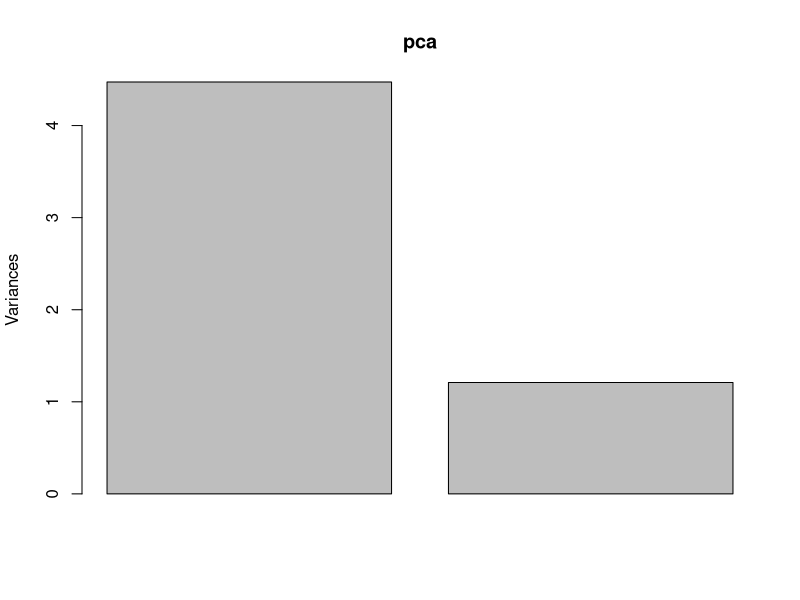
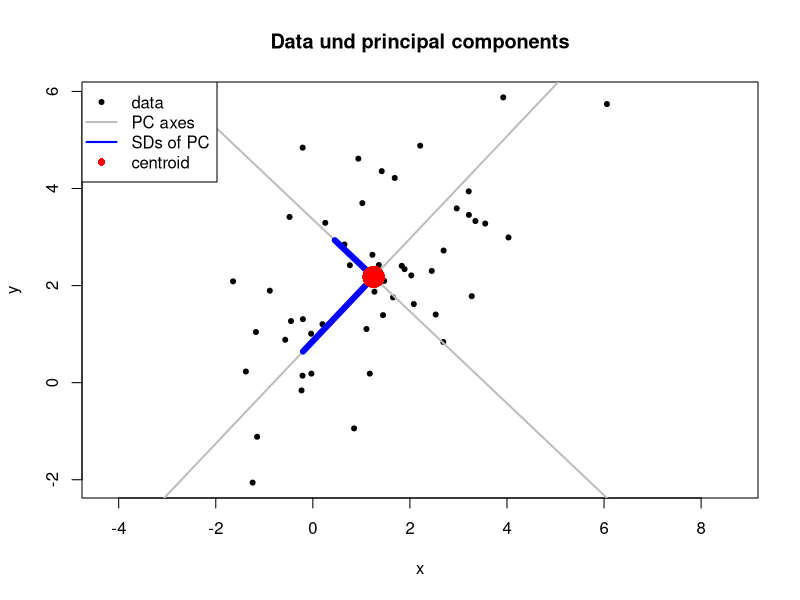
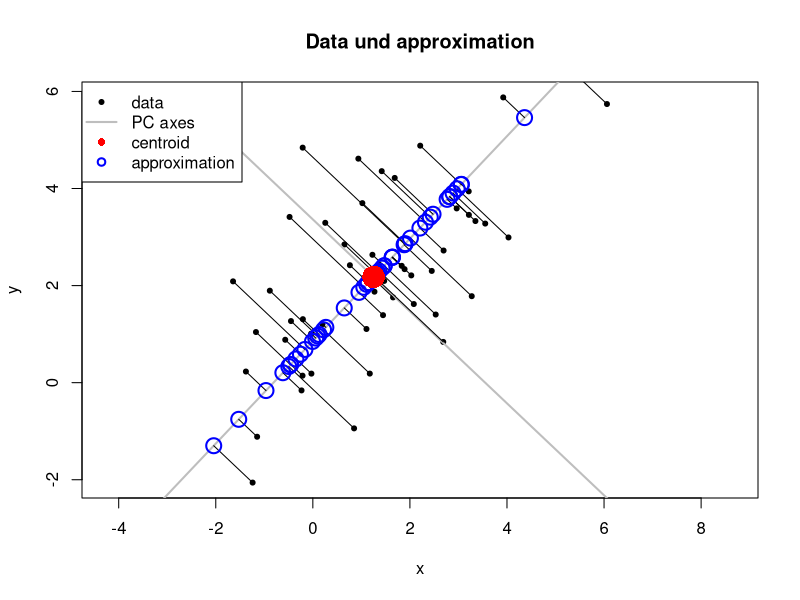

These charts were generated, in order, by the following R code:
## ---- chunk 1
wants <- c("mvtnorm", "robustbase", "pcaPP")
has   <- wants %in% rownames(installed.packages())
if(any(!has)) install.packages(wants[!has])
## ---- chunk 2
set.seed(123)
library(mvtnorm)
Sigma <- matrix(c(4, 2, 2, 3), ncol=2)
mu    <- c(1, 2)
N     <- 50
X     <- rmvnorm(N, mean=mu, sigma=Sigma)
## ---- chunk 3
(pca <- prcomp(X))
## ---- chunk 4
summary(pca)
pca$sdev^2 / sum(diag(cov(X)))
## ---- chunk 5
plot(pca)
## ---- chunk 6
(pcaPrin <- princomp(X))
(G <- pcaPrin$loadings)
## ---- chunk 7
pcVal <- predict(pca)
head(pcVal, n=5)
## ---- chunk 8
Xnew <- matrix(1:4, ncol=2)
predict(pca, newdata=Xnew)
## ---- chunk 9
B    <- G %*% diag(pca$sdev)
ctr  <- colMeans(X)
xMat <- rbind(ctr[1] - B[1, ], ctr[1])
yMat <- rbind(ctr[2] - B[2, ], ctr[2])
ab1  <- solve(cbind(1, xMat[ , 1]), yMat[ , 1])
ab2  <- solve(cbind(1, xMat[ , 2]), yMat[ , 2])
## ---- chunk 10
plot(X, xlab="x", ylab="y", pch=20, asp=1,
     main="Data und principal components")
abline(coef=ab1, lwd=2, col="gray")
abline(coef=ab2, lwd=2, col="gray")
matlines(xMat, yMat, lty=1, lwd=6, col="blue")
points(ctr[1], ctr[2], pch=16, col="red", cex=3)
legend(x="topleft", legend=c("data", "PC axes", "SDs of PC", "centroid"),
       pch=c(20, NA, NA, 16), lty=c(NA, 1, 1, NA), lwd=c(NA, 2, 2, NA),
       col=c("black", "gray", "blue", "red"), bg="white")
## ---- chunk 11
Xdot <- scale(X, center=TRUE, scale=FALSE)
Y    <- Xdot %*% G
B    <- G %*% diag(pca$sdev)
H    <- scale(Y)
HB   <- H %*% t(B)

repr <- sweep(HB, 2, ctr, "+")
all.equal(X, repr)
sum((X-repr)^2)
## ---- chunk 12
HB1   <- H[ , 1, drop=FALSE] %*% t(B[ , 1, drop=FALSE])
repr1 <- sweep(HB1, 2, ctr, "+")
sum((X-repr1)^2)
qr(scale(repr1, center=TRUE, scale=FALSE))$rank
## ---- chunk 13
plot(X, xlab="x", ylab="y", pch=20, asp=1, main="Data und approximation")
abline(coef=ab1, lwd=2, col="gray")
abline(coef=ab2, lwd=2, col="gray")
segments(X[ , 1], X[ , 2], repr1[ , 1], repr1[ , 2])
points(repr1, pch=1, lwd=2, col="blue", cex=2)
points(ctr[1], ctr[2], pch=16, col="red", cex=3)
legend(x="topleft", legend=c("data", "PC axes", "centroid", "approximation"),
       pch=c(20, NA, 16, 1), lty=c(NA, 1, NA, NA), lwd=c(NA, 2, NA, 2),
       col=c("black", "gray", "red", "blue"), bg="white")
## ---- chunk 14
B %*% t(B)
cov(X)
B[ , 1, drop=FALSE] %*% t(B[ , 1, drop=FALSE])
## ---- chunk 15
library(robustbase)
princomp(X, cov=covMcd(X))
## ---- chunk 16
library(pcaPP)
PCAproj(X, k=ncol(X), method="qn")
## ---- chunk 17
try(detach(package:pcaPP))
try(detach(package:mvtnorm))
try(detach(package:robustbase))
